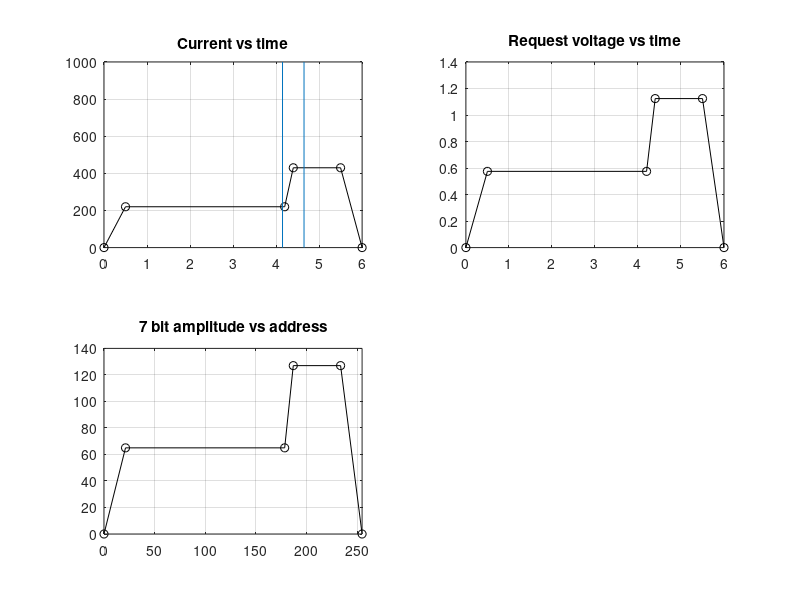

Source code (MATLAB):
% Programming the Wavetek SG
clear all
close all

RFpulseLength = 0.5;
RFStart = 4.15;
RFEnd = RFStart + RFpulseLength;

Ymax = 127;
Ymin = 0  ;

Xmin = 0  ;
Xmax = 255;

Ical = 382.6; % [A/V]

CurrentProgram = 11;

switch CurrentProgram
    case 8 
        I = [0,220 ,220 ,220  ,220  ,0];
        t = [0,0.5 ,4.2 ,4.4  ,5.5  ,6];
    case 9
        I = [0,220 ,220 ,340  ,340  ,0];
        t = [0,0.5 ,4.2 ,4.4  ,5.5  ,6];
    case 10
        I = [0,220 ,220 ,370  ,370  ,0];
        t = [0,0.5 ,4.2 ,4.4  ,5.5  ,6];
    case 11
        I = [0,220 ,220 ,430  ,430  ,0];
        t = [0,0.5 ,4.2 ,4.4  ,5.5  ,6];
end

% Convert the desired current to voltge request level:
V = I/Ical;

% Convert request voltage and time to bits:
Y = V*(Ymax/max(V));
X = t*(Xmax/max(t));

% Plot data
figure
subplot(2,2,1)
hold on
plot(t,I,'ko-')
line([RFStart,RFStart],[0,1e3])
line([RFEnd,RFEnd],[0,1e3])
box on
title('Current vs time')
grid on

subplot(2,2,2)
plot(t,V,'ko-')
box on
title('Request voltage vs time')
grid on

subplot(2,2,3)
plot(X,Y,'ko-')
title('7 bit amplitude vs address')
xlim([Xmin,Xmax])
grid on

set(gcf,'color','w','Position',[600  60  500  550])
